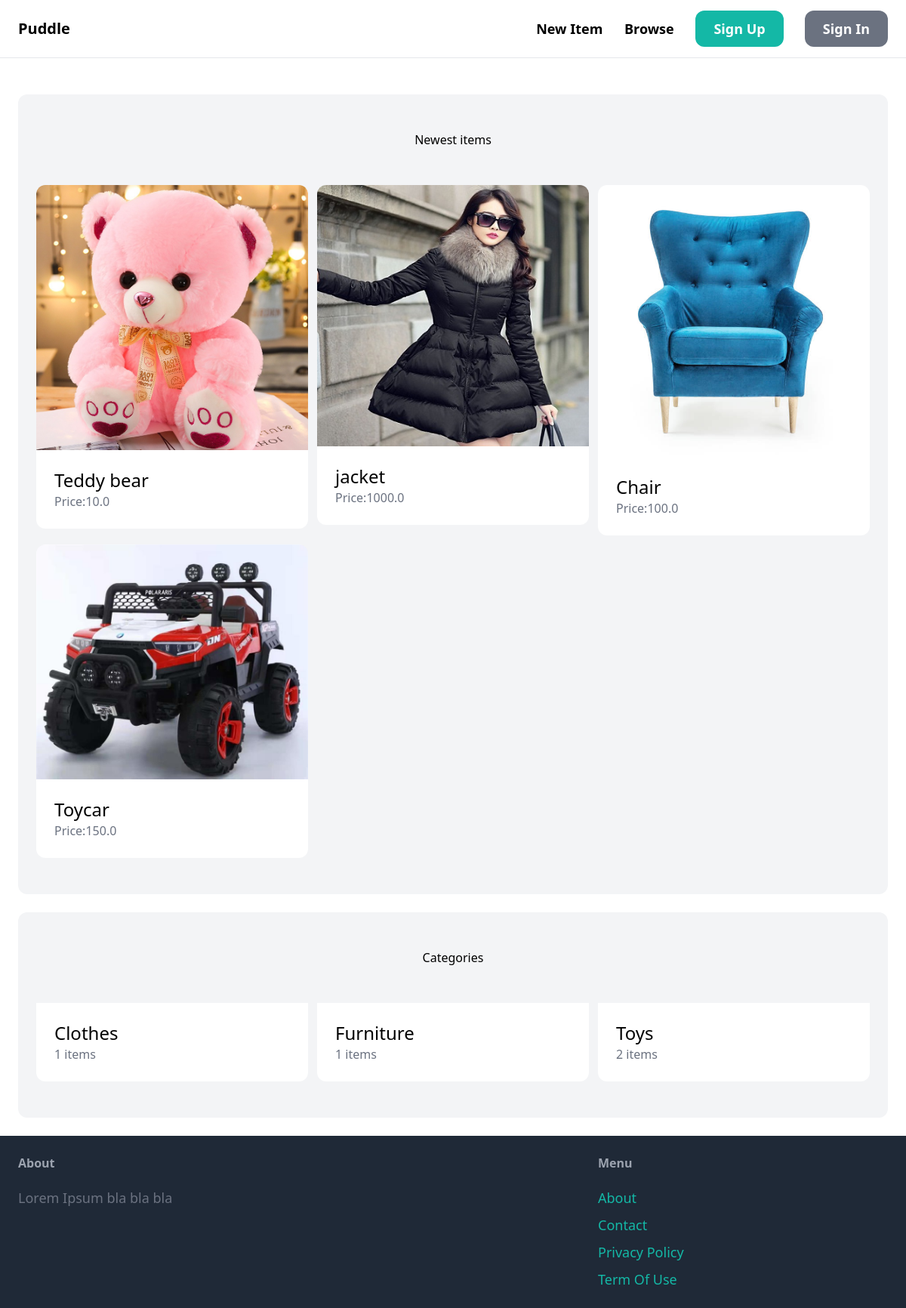
The page / on the database its author committed.
### item/models.py (models this page shows, shortened)
class Item(models.Model):
    category=models.ForeignKey(Category,related_name='items',on_delete=models.CASCADE)
    name=models.CharField(max_length=255)
    description = models.TextField(blank=True,null=True)
    price=models.FloatField()
    image=models.ImageField(upload_to='item_images',blank=True,null=True)
    is_sold=models.BooleanField(default=False)
    created_by=models.ForeignKey(User,related_name='items',on_delete=models.CASCADE)
    created_at=models.DateTimeField(auto_now_add=True)

class Category(models.Model):
    name=models.CharField(max_length=255)
    class Meta:
        ordering =('name',)
        verbose_name_plural = 'Categories'

### core/views.py (the view)
# urls.py: path('',views.index,name='index'),
def index(request):
    items=Item.objects.filter(is_sold=False)[0:6]
    categories=Category.objects.all()
    return render(request,'core/index.html',{
        'categories':categories,
        'items':items,
    })

### core/templates/core/index.html (shortened to what this page needs)
{% extends 'core/base.html' %}
{% block content %}
<div class="mt-6 px-6 py-12 bg-gray-100 rounded-xl">
    <h2 class="mb-12 text=2xl text-center">Newest items</h2>
    <div class="grid grid-cols-3 gap-3">
        {% for item in items%}
            <div>
                <a href="{% url 'item:detail' item.id %}">
                    <div>
                        <img src="{{item.image.url}}" class="rounded-t-xl">
                    </div>
                    <div class="p-6 bg-white rounded-b-xl">
                        <h2 class="text-2xl">{{item.name}}</h2>
                        <p class="text-gray-500">Price:{{item.price}}</p>
                    </div>
                </a>
            </div>
        {% endfor %}
    </div>
</div>
<div class="mt-6 px-6 py-12 bg-gray-100 rounded-xl">
    <h2 class="mb-12 text=2xl text-center">Categories</h2>
    <div class="grid grid-cols-3 gap-3">
        {% for category in categories %}
        <a href="#">
            <div class="p-6 bg-white rounded-b-xl">
                <h2 class="text-2xl">{{category.name}}</h2>
                <p class="text-gray-500">{{category.items.count}} items</p>
            </div>
        </a>
        {% endfor %}
    </div>
</div>
{% endblock %}

### core/templates/core/base.html (shortened to what this page needs)
<!doctype html>
<html>
<head>
  <script src="https://cdn.tailwindcss.com"></script>
</head>
<body>
    <nav class="py-6 px-6 flex justify-between items-center border-b border-gray-200">
        <a href="/" class="text-xl font-semibold">Puddle</a>
        <div class="space-x-6">
            <a href="{% url 'item:new' %}" class="text-lg font-semibold hover:text-gray-500">New Item </a>
            <a href="{% url 'item:items' %}" class="text-lg font-semibold hover:text-gray-500">Browse </a>
            {% if request.user.is_authenticated %}
                <a href="{% url 'conversation:inbox' %}" class="px-6 py-3 text-lg font-semibold bg-teal-500 text-white rounded-xl hover:bg-teal-700">Inbox</a>
                <a href="{% url 'dashboard:index' %}" class="px-6 py-3 text-lg font-semibold bg-gray-500 text-white rounded-xl hover:bg-gray-700">Dashboard</a>
            {% else %}
                <a href="{% url 'core:signup' %}" class="px-6 py-3 text-lg font-semibold bg-teal-500 text-white rounded-xl hover:bg-teal-700">Sign Up</a>
                <a href="{% url 'core:login' %}" class="px-6 py-3 text-lg font-semibold bg-gray-500 text-white rounded-xl hover:bg-gray-700">Sign In</a>
            {% endif %}
        </div>
    </nav>
    <div class="px-6 py-6">
        {% block content %}
         {% endblock %}
    </div>
    <footer class="py-6 px-6 flex justify-between bg-gray-800">
        <div class="w-2/3 pr-10">
            <h3 class="mb-5 font-semibold text-gray-400">About</h3>
            <p class="text-lg text-gray-500">Lorem Ipsum bla bla bla</p>
        </div>
        <div class="w-1/3">
            <h3 class="mb-5 font-semibold text-gray-400">Menu</h3>
            <ul class="space-y-2">
                <li><a href="#" class="text-lg text-teal-500 hover:text-teal-700">About</a></li>
                <li><a href="{% url 'core:contact' %}" class="text-lg text-teal-500 hover:text-teal-700">Contact</a></li>
                <li><a href="#" class="text-lg text-teal-500 hover:text-teal-700">Privacy Policy</a></li>
                <li><a href="#" class="text-lg text-teal-500 hover:text-teal-700">Term Of Use</a></li>
            </ul>
        </div>
    </footer>
</body>
</html>

### rows shown on the page
Item: image (picture), name "Teddy bear", price "10.0"
Item: image (picture), name "jacket", price "1000.0"
Item: image (picture), name "Chair", price "100.0"
Item: image (picture), name "Toycar", price "150.0"
Category: name "Clothes", items.count "1"
Category: name "Furniture", items.count "1"
Category: name "Toys", items.count "2"
